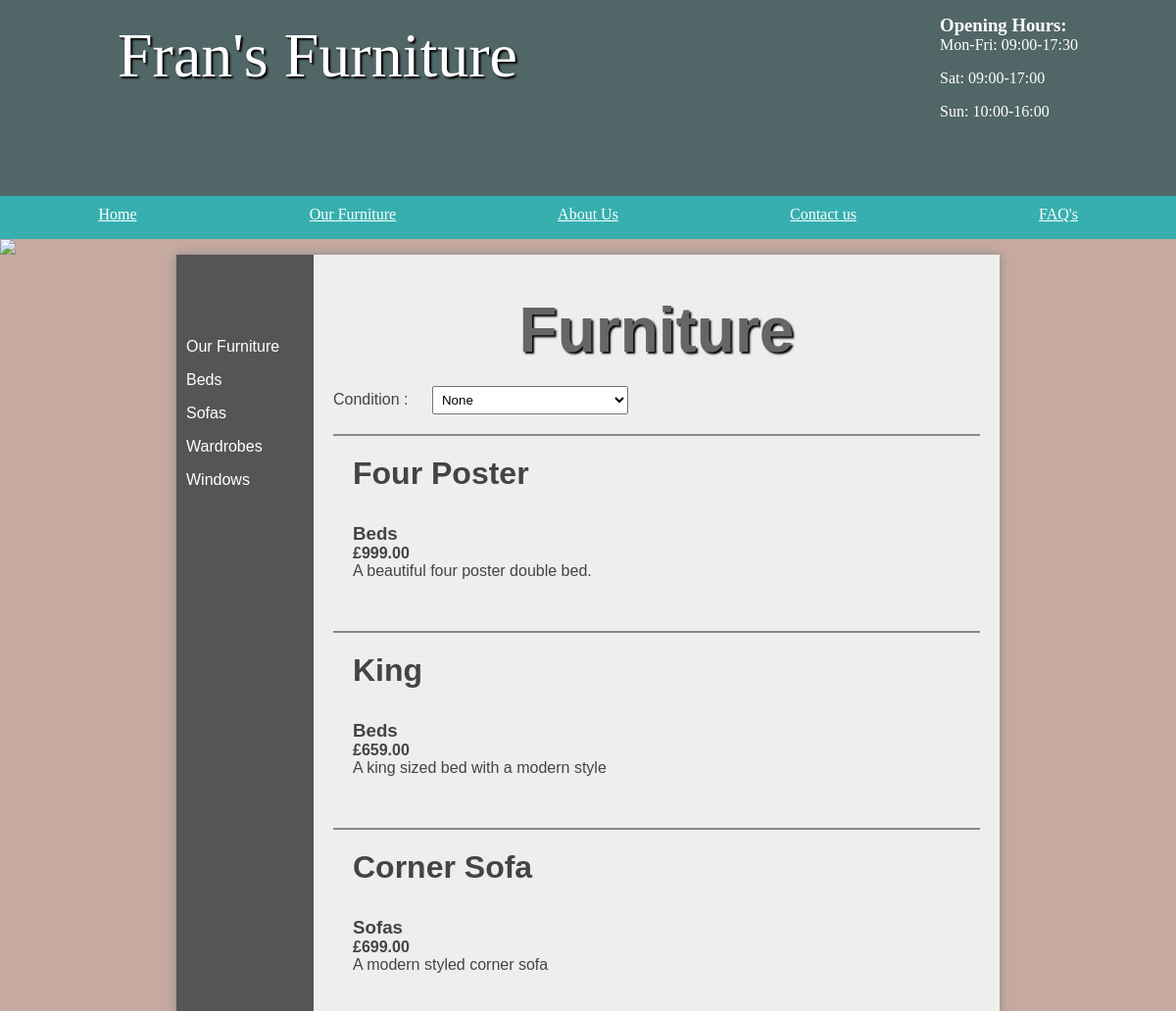
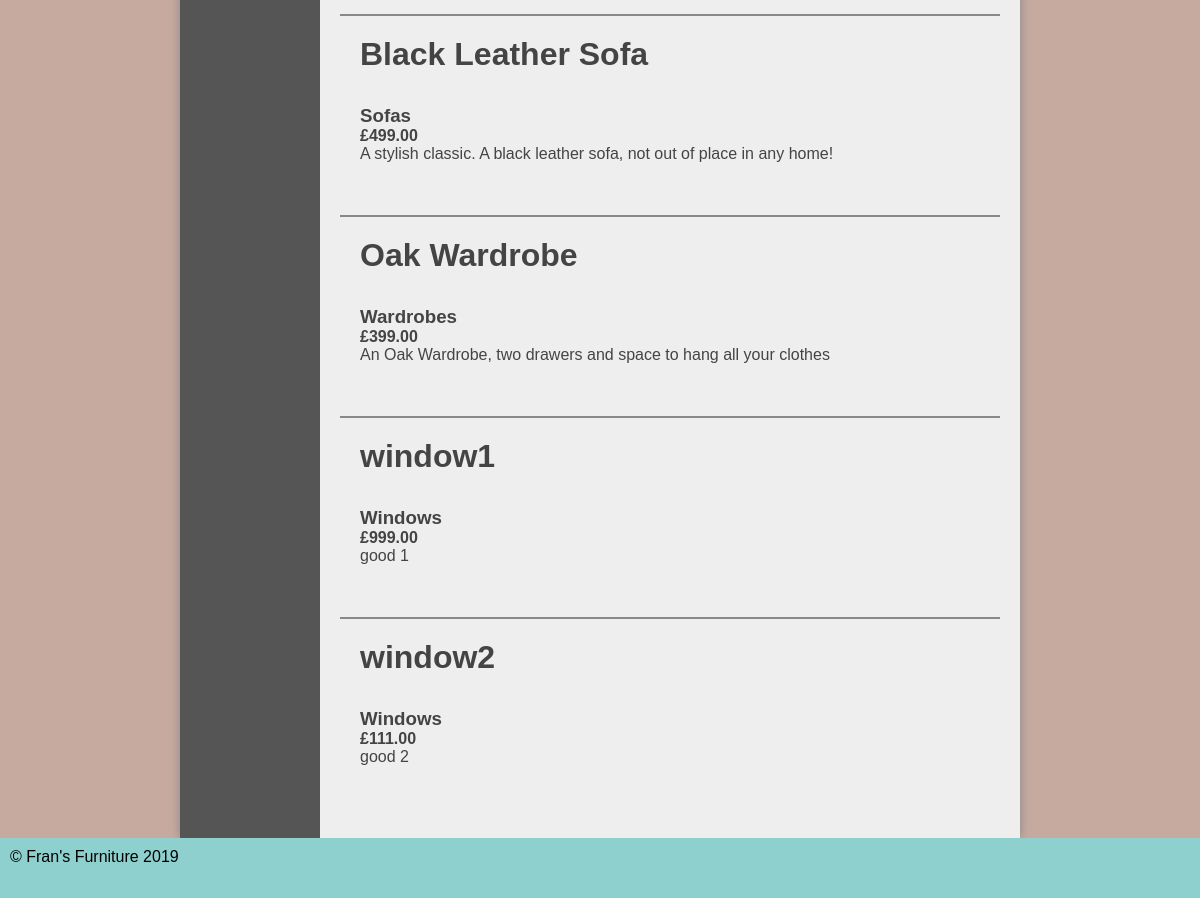
/furniture/customer/public_html/index.php?page=furniture.php&cId=-1, run on the app's committed database (2 pictures, top to bottom).
### tables this page shows
CREATE TABLE `category` (
  `id` int(11) NOT NULL,
  `name` varchar(45) DEFAULT NULL
);

CREATE TABLE `furniture` (
  `id` int(11) NOT NULL,
  `name` varchar(45) DEFAULT NULL,
  `description` varchar(2000) DEFAULT NULL,
  `price` decimal(5,2) DEFAULT NULL,
  `categoryId` int(11) DEFAULT NULL,
  `img1` varchar(255) NOT NULL,
  `img2` varchar(255) NOT NULL,
  `img3` varchar(255) NOT NULL,
  `img4` varchar(255) NOT NULL,
  `archive` varchar(3) NOT NULL DEFAULT 'no',
  `state` varchar(3) NOT NULL
);

### furniture/functions/load_template.php (called while the page is built, shortened)
<?php
function loadTemp($filename,$vars)
{
	extract($vars);
	require $filename;
	$data = ob_get_clean();
	return $data;
}
?>

### furniture/customer/pages/furniture.php (called while the page is built)
<?php
	$title = 'Furniture Page';
	$furniture = $pdo->prepare('SELECT f.id, f.name, f.description, f.price, c.name AS cname, f.img1, f.img2, f.img3, f.img4 FROM furniture AS f JOIN category AS c ON f.categoryID = c.id WHERE  archive = "no"');
	$furniture->execute();
	$categoryQuery = new OperationTable('category');
	$category = $categoryQuery->findAll();
	if ($_GET['cId'] >= 0) {
		$furniture = $pdo->prepare('SELECT f.id, f.name, f.description, f.price, c.name AS cname, f.img1, f.img2, f.img3, f.img4 FROM furniture AS f JOIN category AS c ON f.categoryID = c.id WHERE c.id = ' . $_GET['cId']. ' AND archive = "no"');
		$furniture->execute();
	}
	else {
		$furniture = $pdo->prepare('SELECT f.id, f.name, f.description, f.price, c.name AS cname, f.img1, f.img2, f.img3, f.img4 FROM furniture AS f JOIN category AS c ON f.categoryID = c.id WHERE archive = "no"');
		$furniture->execute();
	}
	$content = loadTemp('../templates/furniture_template.php',['furniture'=>$furniture, 'category'=>$category]);
?>

### furniture/classes/OperationTable.php (called while the page is built, shortened)
<?php
class OperationTable{
	public $table;
	function __construct($table){
		$this->table = $table;
	}
	function findAll() {
	    global $pdo;
	    $stmt = $pdo->prepare('SELECT * FROM ' . $this->table);
	    $stmt->execute();
	    return $stmt;
	}
}

### furniture/customer/templates/furniture_template.php (the view, shortened to what this page needs)
<main class="admin">
	<section class="left">
		<ul>
			<li><a href="index.php?page=furniture.php&cId=-1">Our Furniture</a></li>
			<?php
				foreach ($category as $value) {
					echo '<li><a href="index.php?page=furniture.php&cId=' . $value['id'] . '">' . $value['name'] . '</a></li>';
				}
			?>
		</ul>
	</section>
	<section class="right">
		<h1>Furniture</h1>
		<label>Condition : </label>
		<select id="condition" onclick="myLoad()">
			<option value="none">None</option>
		</select>
		<div id="furnt">
			<ul class="furniture">
				<?php
				foreach ($furniture as $furniture) {
					echo '<li>';
					echo '<div class="details">';
					echo '<h2>' . $furniture['name'] . '</h2>';
					echo '<h3>' . $furniture['cname'] . '</h3>';
					echo '<h4>£' . $furniture['price'] . '</h4>';
					echo '<p>' . $furniture['description'] . '</p>';
					echo '</div>';
					echo '</li>';
				}
				?>
			</ul>
		</div>
	</section>
</main>

### furniture/customer/public_html/index.php
<?php
	require '../../connect.php';
	require '../../functions/load_template.php';
	require '../../classes/OperationTable.php';
		if(isset($_GET['page'])){
			require '../pages/' . $_GET['page'];
		}
		else{
			require '../pages/home.php';
		}
		$tempVars = [
			'title' => $title,
			'content' => $content
		];
		echo loadTemp('../templates/layout.php', $tempVars);
?>

### furniture/customer/templates/layout.php (shortened to what this page needs)
<!DOCTYPE html>
<html>
	<head>
		<link rel="stylesheet" href="../../css/styles.css?<?php echo time(); ?>"/>
	</head>
	<body>
	<header>
		<section>
			<aside>
				<h3>Opening Hours:</h3>
				<p>Mon-Fri: 09:00-17:30</p>
				<p>Sat: 09:00-17:00</p>
				<p>Sun: 10:00-16:00</p>
			</aside>
			<h1>Fran's Furniture</h1>
		</section>
	</header>
	<nav>
		<ul>
			<li><a href="index.php?page=home.php">Home</a></li>
			<li><a href="index.php?page=furniture.php&cId=-1">Our Furniture</a></li>
			<li><a href="index.php?page=about.php">About Us</a></li>
			<li><a href="index.php?page=contact.php">Contact us</a></li>
			<li><a href="index.php?page=faq.php">FAQ's</a></li>
		</ul>
	</nav>
<img src="../../images/randombanner.php"/>
	<?php echo $content; ?>
	<footer>
		&copy; Fran's Furniture <?php echo date("Y"); ?>
	</footer>
</body>
</html>

### furniture/css/styles.css (style rules this page uses)
* { margin: 0; padding: 0; }
html { font-family: 'Oxygen-Regular', verdana, sans-serif; }
body { background-color: #C6AAA0; }
header { background-color: #516666; color: white; height: 200px; }
header aside { float: right; margin-top: 15px; }
header section { width: 1000px; display: block; margin:auto; }
header h1 { float: left; margin-left: 20px; }
nav { width: 100%; background-color: #37AFAF; overflow: auto; }
body > img { width: 100%; display: block; }
nav ul { width: 100%; margin: auto; display: flex; list-style-type: none; justify-content: space-around; }
nav ul li { width: 200px; float: left; overflow: auto; text-align: center; }
nav a { color: white; padding-top: 10px; display: block; }
nav { font-family: 'Oxygen-Regular'; }
header section { display: block; font-family: 'Mr Dafoe', cursive; }
header h1 { font-weight: normal; }
h1 { font-size:4em; color: white; text-align: center; padding-top: 20px; text-shadow: 2px 2px 2px #000; }
main { min-height: 75vh; background-color: #eee; width: 70vw; display: block; margin: auto; box-shadow: 0px 0px 10px #888; color:#444; }
footer { min-height: 5vh; }
main h2 { font-size:2em; }
p, li, h2 { margin-bottom: 1em; }
footer { background-color: #8ED0CD; padding: 10px; color: black; }
.left ul { list-style-type: none }
section a { color: #444; }
.stock, .admin { display: table; }
.stock > ul, .admin .left { width: 10vw; list-style-type: none; display: table-cell; padding: 10px; background-color: #555; margin: 0; }
.stock .products, .admin .right { display: table-cell; padding: 20px; }
.stock > ul a, .admin .left a { color: white; text-decoration: none; }
.furniture li { border-top: 2px solid #888; padding: 20px; overflow: auto; }
.right { padding: 20px; }
main h1 { color: #666; }
#condition { margin: 20px 0 20px 20px; width: 200px; padding: 5px; }

### data on the page
category: name "Beds"
category: name "Sofas"
category: name "Wardrobes"
category: name "Windows"
furniture: name "Four Poster", categoryId.name "Beds", price "999.00", description "A beautiful four poster double bed."
furniture: name "King", categoryId.name "Beds", price "659.00", description "A king sized bed with a modern style"
furniture: name "Corner Sofa", categoryId.name "Sofas", price "699.00", description "A modern styled corner sofa"
furniture: name "Black Leather Sofa", categoryId.name "Sofas", price "499.00", description "A stylish classic. A black leather sofa, not out of place in any home!"
furniture: name "Oak Wardrobe", categoryId.name "Wardrobes", price "399.00", description "An Oak Wardrobe, two drawers and space to hang all your clothes"
furniture: name "window1", categoryId.name "Windows", price "999.00", description "good 1"
furniture: name "window2", categoryId.name "Windows", price "111.00", description "good 2"
